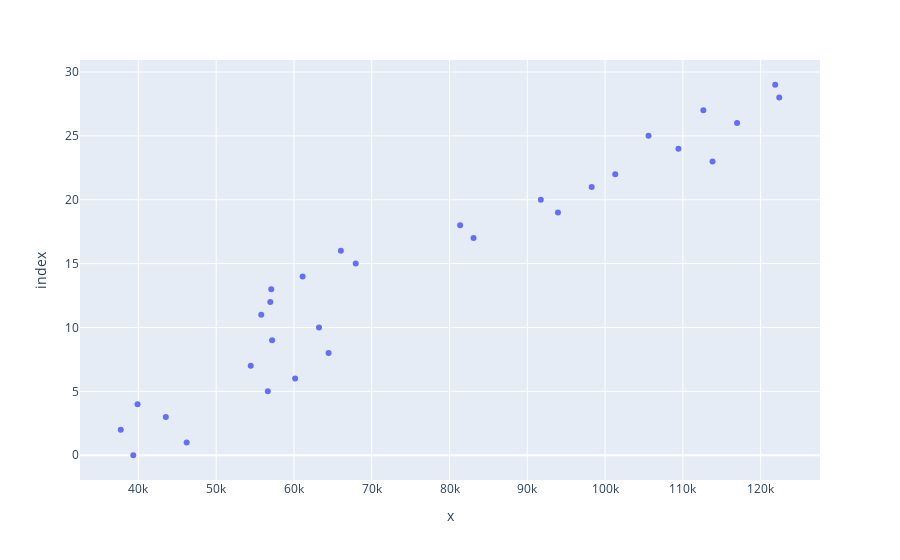

The cell this chart's notebook holds for it:
### Markdown cell above
##### visualize relation between data using plotly

### Code cell
fig=px.scatter(df['YearsExperience'],df['Salary'])
fig.show()

### Figure 1 — Plotly figure (JSON) as saved in the notebook; plotly's stock layout.template omitted (floating-point values rounded to 4 significant figures)
{"data": [{"hovertemplate": "x=%{x}<br>index=%{y}<extra></extra>", "legendgroup": "", "marker": {"color": "#636efa", "symbol": "circle"}, "mode": "markers", "name": "", "orientation": "h", "showlegend": false, "type": "scatter", "x": [39343, 46205, 37731, 43525, 39891, 56642, 60150, 54445, 64445, 57189, 63218, 55794, 56957, 57081, 61111, 67938, 66029, 83088, 81363, 93940, 91738, 98273, 101302, 113812, 109431, 105582, 116969, 112635, 122391, 121872], "xaxis": "x", "y": [0, 1, 2, 3, 4, 5, 6, 7, 8, 9, 10, 11, 12, 13, 14, 15, 16, 17, 18, 19, 20, 21, 22, 23, 24, 25, 26, 27, 28, 29], "yaxis": "y"}], "layout": {"autosize": true, "legend": {"tracegroupgap": 0}, "margin": {"t": 60}, "xaxis": {"anchor": "y", "autorange": true, "domain": [0, 1], "range": [32500.0, 127600.0], "title": {"text": "x"}, "type": "linear"}, "yaxis": {"anchor": "x", "autorange": true, "domain": [0, 1], "range": [-2.245, 31.25], "title": {"text": "index"}, "type": "linear"}}}
